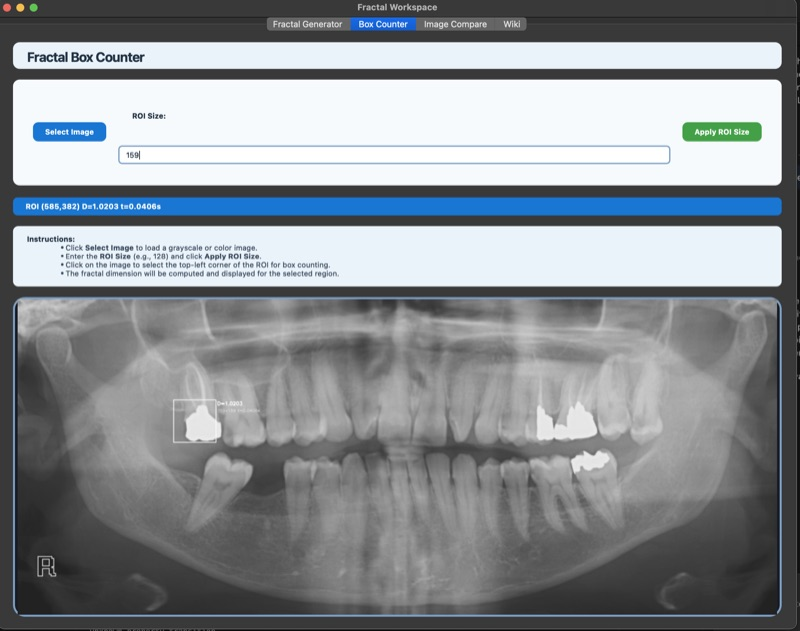
#> input picture design/UI_RadioImage.jpg, 800 x 631 px
$ python -i box_counter_utils.py   (imports and definitions only)
#> lines starting #> are read from the running program, lines starting #| are printed output that depends on the picture
#> further down, picture is the input picture: shape (631, 800, 3); mean B, G, R 148, 143.5, 138.4
"""
Box Counter Utilities Module

Provides utilities for fractal dimension estimation using box counting method.
Includes image loading capabilities for comparison dialogs and core fractal
dimension calculation algorithms.

Key Features:
    - Image loading with GIF animation support
    - Box counting algorithm for fractal analysis
    - Fractal dimension estimation via linear regression
    - Image preprocessing (Gaussian blur, binarization, skeletonization)
"""

import time
from typing import Optional, Tuple

import cv2
import numpy as np
from PIL import Image
from PyQt6.QtCore import QSize, Qt
from PyQt6.QtGui import QImage, QMovie, QPixmap
from PyQt6.QtWidgets import QFileDialog, QMessageBox
from skimage.morphology import skeletonize


# ============================================================================
# CONSTANTS
# ============================================================================

# Image formats
SUPPORTED_IMAGE_FORMATS = "Images (*.png *.jpg *.jpeg *.bmp *.tif *.tiff *.gif)"
GIF_EXTENSION = '.gif'

# Display settings
THUMBNAIL_SIZE = 180
# [1 line that did not run here, left out]

# Box counting parameters
DEFAULT_MIN_BOX_SIZE = 1
DEFAULT_MAX_BOX_DIVISOR = 4  # max_box_size = image_dimension / divisor
MIN_BOX_SIZES_REQUIRED = 3
BOX_SIZE_RANGE = range(6, 0, -1)  # Powers for fallback box sizes

# Image preprocessing parameters
GAUSSIAN_BLUR_SIGMA = 35
MORPH_KERNEL_SIZE = (3, 3)
ODD_NUMBER_MASK = 1  # Ensures kernel size is odd
MIN_KERNEL_SIZE = 51

# Binarization parameters
BINARY_MAX_VALUE = 255
PIXEL_OFFSET = 128  # Offset for contrast adjustment

# Error messages
ERROR_IMAGE_LOAD_FAILED = "Failed to load the selected image."
DIALOG_TITLE_IMAGE_ERROR = "Image Load Error"


class BoxCounterUtils:
    """
    Utility class for fractal dimension estimation and box counting analysis.

    This class provides static methods for:
    - Loading and displaying images (including animated GIFs)
    - Performing box counting on binary images
    - Calculating fractal dimensions using the box counting method
    - Image preprocessing (blurring, binarization, skeletonization)

    All methods are static and stateless, designed for pure functional operations.

    Example:
        >>> image = cv2.imread('fractal.png', cv2.IMREAD_GRAYSCALE)
        >>> dimension, calc_time = BoxCounterUtils.fractal_dim(image)
        >>> print(f"Fractal dimension: {dimension}")
    """

    # ========================================================================
    # IMAGE LOADING FOR COMPARISON
    # ========================================================================

    # [251 lines left out: functions load_image_for_compare, _select_image_file, _load_gif_image, _load_static_image, _create_thumbnail, box_counting and 2 more, not called in this run]

    # ========================================================================
    # FRACTAL DIMENSION ESTIMATION
    # ========================================================================

    @staticmethod
    def fractal_dim(image: np.ndarray) -> Tuple[float, float]:
        """
        Calculate fractal dimension using box counting method.

        Preprocesses the image through Gaussian blur, contrast adjustment,
        binarization, morphological closing, and skeletonization. Then applies
        box counting and estimates fractal dimension via linear regression.

        Processing Pipeline:
            1. Adaptive Gaussian blur (kernel size based on image size)
            2. Contrast adjustment (subtract blur + offset)
            3. Otsu's binarization
            4. Morphological closing (remove small holes)
            5. Skeletonization (reduce to 1-pixel-wide structure)
            6. Box counting on multiple scales
            7. Linear regression on log-log plot

        Args:
            image: Grayscale input image (numpy array)

        Returns:
            Tuple of (fractal_dimension, computation_time):
            - fractal_dimension: Estimated dimension (typically 1.0-2.0)
            - computation_time: Processing time in seconds

        Note:
            The fractal dimension is the negative slope of the linear fit
            in log-log space (log(count) vs log(box_size)). Higher dimensions
            indicate more complex, space-filling patterns.
        """
        start = time.time()

        # Preprocess image
        preprocessed = BoxCounterUtils._preprocess_image(image)

        # Perform box counting
        counts, sizes = BoxCounterUtils.box_counting(preprocessed)

        # Calculate fractal dimension from log-log linear fit
        fd = BoxCounterUtils._calculate_fractal_dimension(counts, sizes)

        elapsed = time.time() - start
        return round(fd, 4), round(elapsed, 4)

    @staticmethod
    def _preprocess_image(image: np.ndarray) -> np.ndarray:
        """
        Preprocess image for fractal dimension analysis.

        Args:
            image: Grayscale input image

        Returns:
            Skeletonized binary image
        """
        # Adaptive Gaussian blur
        blur = BoxCounterUtils._apply_adaptive_blur(image)

        # Contrast adjustment and binarization
        binarized = BoxCounterUtils._binarize_image(image, blur)

        # Morphological closing
        closed = BoxCounterUtils._apply_morphological_closing(binarized)

        # Skeletonization
        skeletonized = BoxCounterUtils._skeletonize_image(closed)

        return skeletonized

    @staticmethod
    def _apply_adaptive_blur(image: np.ndarray) -> np.ndarray:
        """
        Apply Gaussian blur with adaptive kernel size.

        Args:
            image: Input grayscale image

        Returns:
            Blurred image
        """
        # Kernel size must be odd and scale with image size
        ksize = max(MIN_KERNEL_SIZE, max(image.shape) | ODD_NUMBER_MASK)
#> ksize = 801

        return cv2.GaussianBlur(
            image,
            (ksize, ksize),
            GAUSSIAN_BLUR_SIGMA,
            borderType=cv2.BORDER_REPLICATE
        )
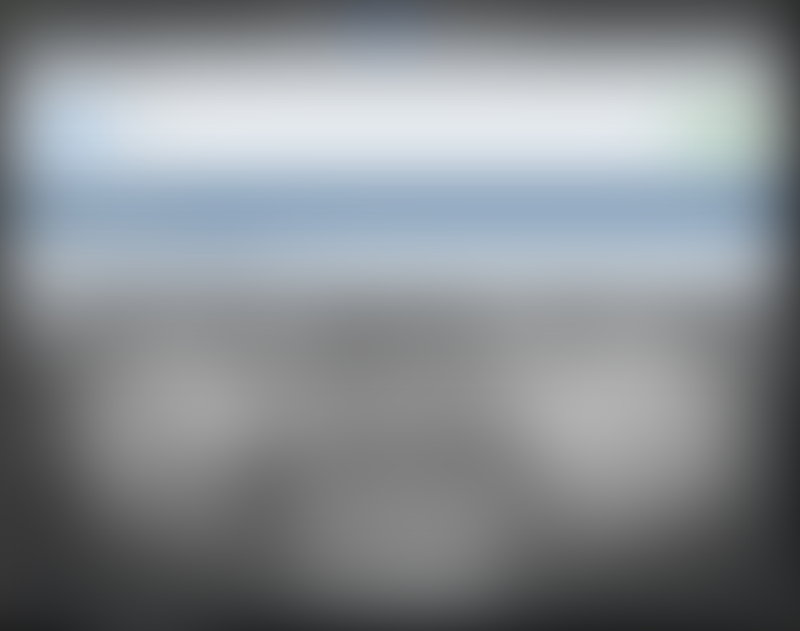
#> returned value: shape (631, 800, 3); mean of channels 0, 1, 2 144.3, 140, 135.1; drawn as B, G, R

    @staticmethod
    def _binarize_image(image: np.ndarray, blur: np.ndarray) -> np.ndarray:
        """
        Binarize image using contrast adjustment and Otsu's method.

        Args:
            image: Original grayscale image
            blur: Blurred version of image

        Returns:
            Binary image (0 or 255)
        """
        # Contrast adjustment: subtract blur and add offset
        contrast_adjusted = np.clip(
            image.astype(int) - blur + PIXEL_OFFSET,
            0,
            BINARY_MAX_VALUE
        ).astype(np.uint8)
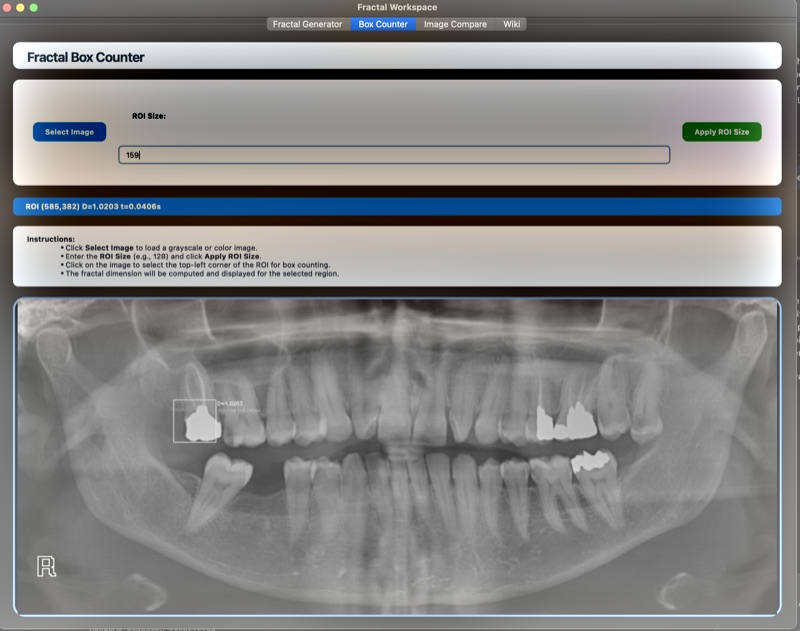
#> contrast_adjusted: shape (631, 800, 3); mean B, G, R 132, 131.5, 131.3

        # Otsu's automatic thresholding
#> (the run stopped early here; a loop or call above may not have finished)

$ run again, on design/UI_Compare.jpg
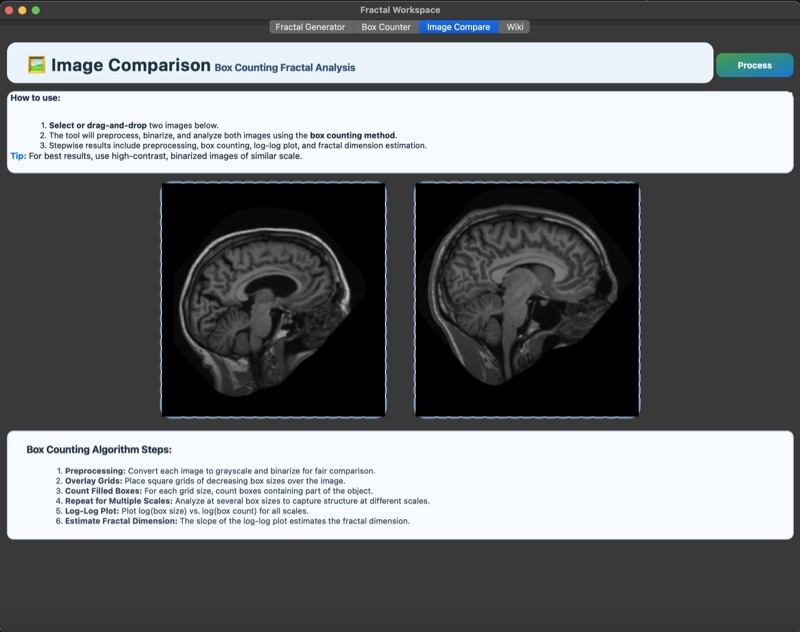
#> input picture design/UI_Compare.jpg, 800 x 632 px
#> picture is the input picture: shape (632, 800, 3); mean B, G, R 119, 116.6, 114.3
#> in _apply_adaptive_blur, `return cv2.GaussianBlur( image, (ksize, ksize), GAUSSIAN_BLUR_SIGMA, b..`:
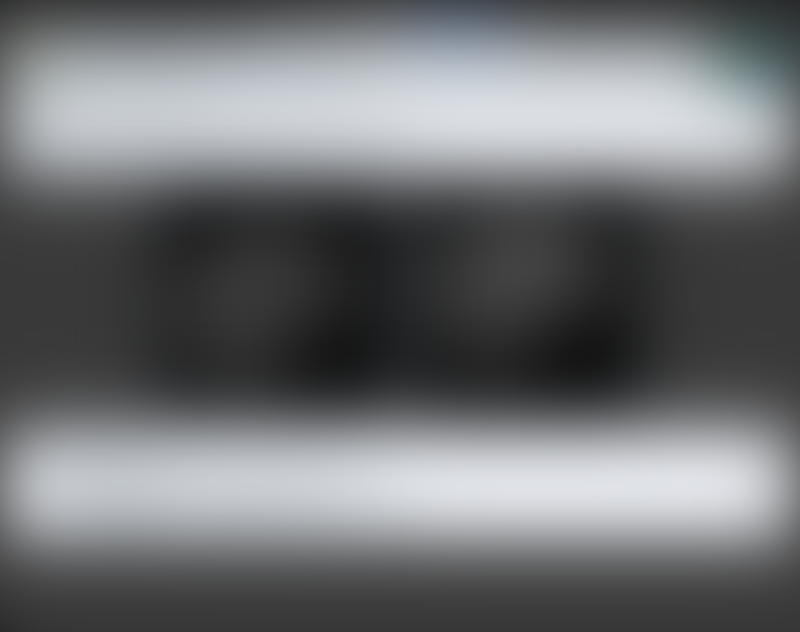
#> returned value: shape (632, 800, 3); mean of channels 0, 1, 2 115.9, 113.6, 111.5; drawn as B, G, R
#> in _binarize_image, `contrast_adjusted = np.clip( image.astype(int) - blur + PIXEL_OFFSET, ..`:
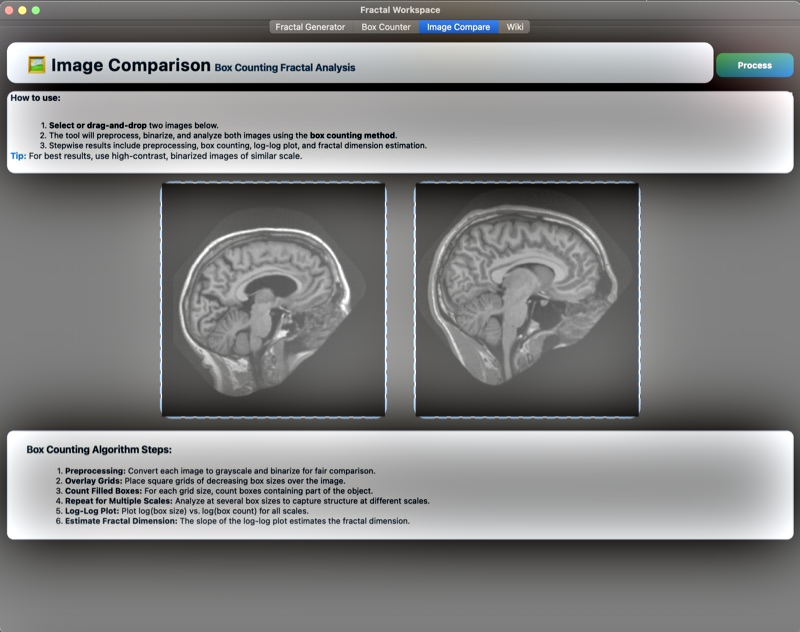
#> contrast_adjusted: shape (632, 800, 3); mean B, G, R 131.2, 131.1, 130.9

$ run again, on design/UI_Fractal1.jpg
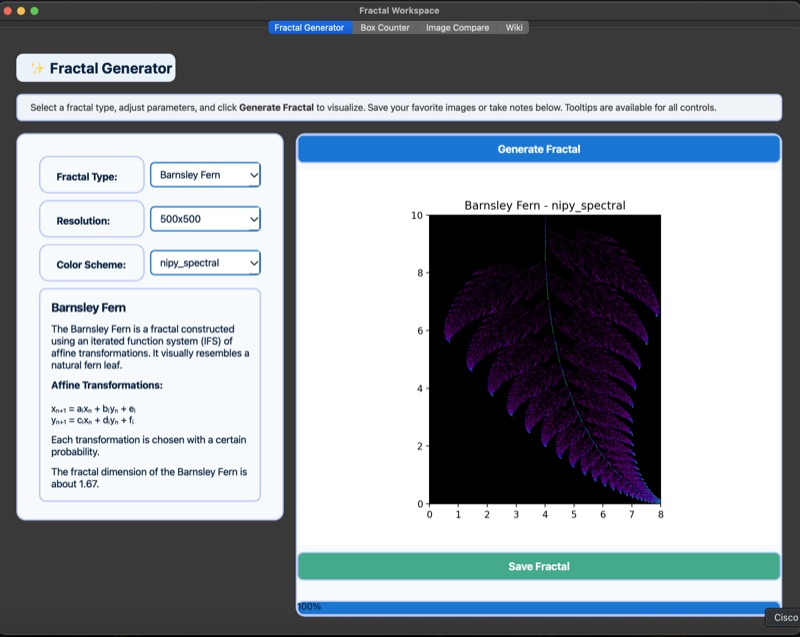
#> input picture design/UI_Fractal1.jpg, 800 x 637 px
#> picture is the input picture: shape (637, 800, 3); mean B, G, R 158.4, 151.6, 145.3
#> in _apply_adaptive_blur, `return cv2.GaussianBlur( image, (ksize, ksize), GAUSSIAN_BLUR_SIGMA, b..`:
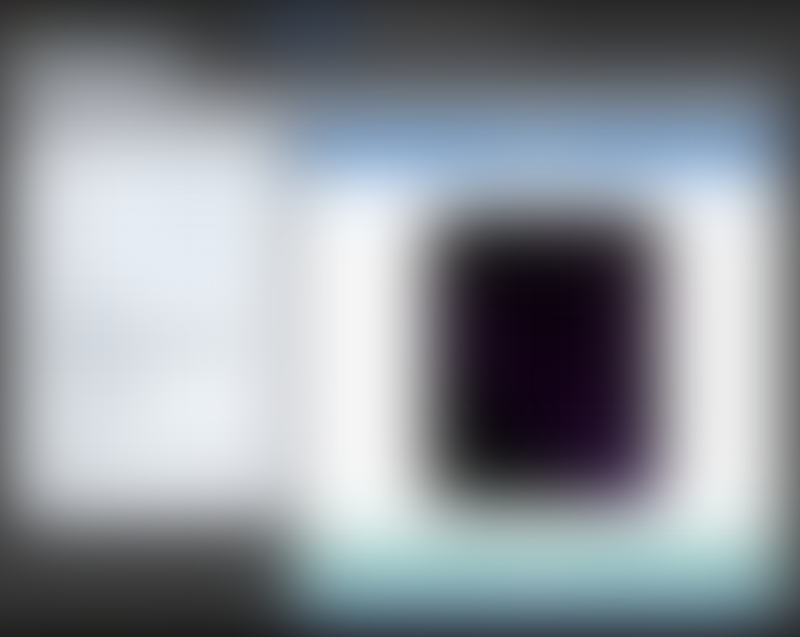
#> returned value: shape (637, 800, 3); mean of channels 0, 1, 2 153, 146.6, 140.8; drawn as B, G, R
#> in _binarize_image, `contrast_adjusted = np.clip( image.astype(int) - blur + PIXEL_OFFSET, ..`:
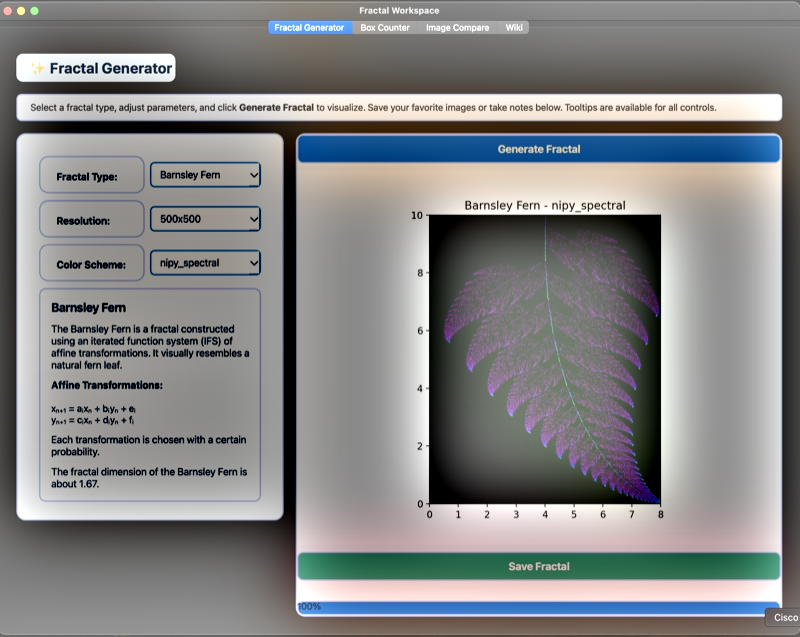
#> contrast_adjusted: shape (637, 800, 3); mean B, G, R 133.8, 133.4, 132.9
